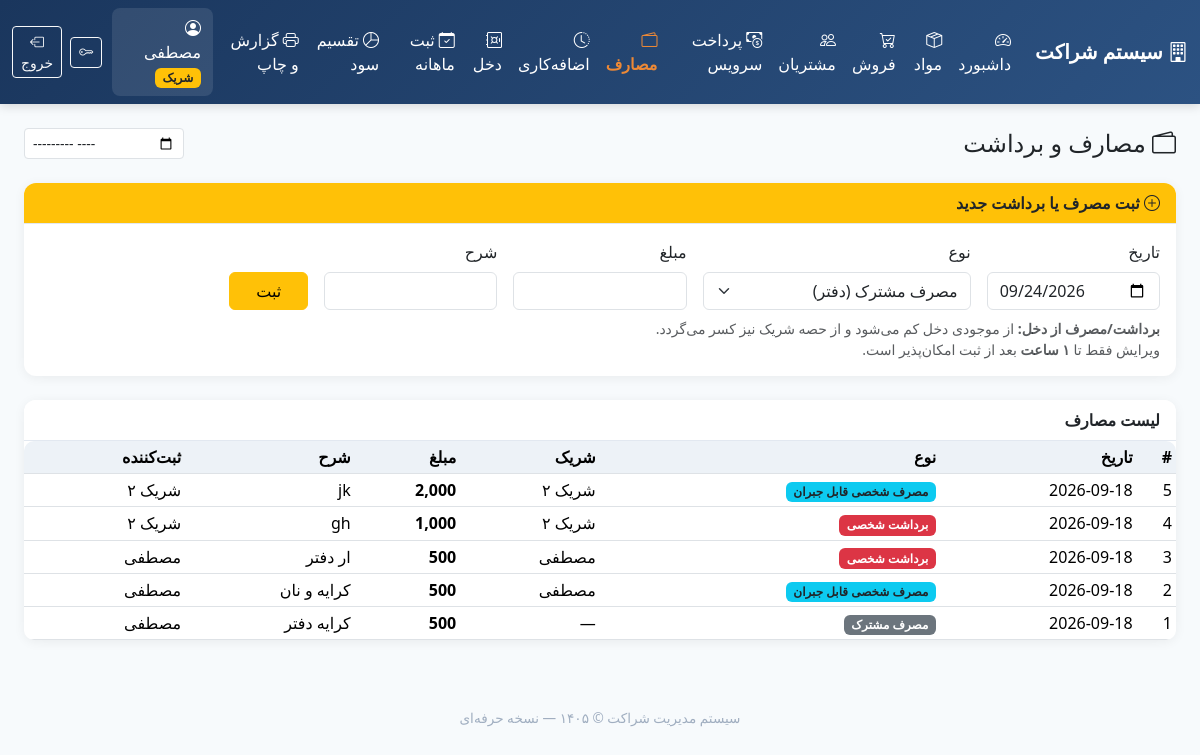
Screenshot of /expenses (signed in) with the database file from the repository.
### tables this page shows
CREATE TABLE users (
            id INTEGER PRIMARY KEY AUTOINCREMENT,
            username TEXT UNIQUE NOT NULL,
            password_hash TEXT NOT NULL,
            full_name TEXT NOT NULL,
            role TEXT NOT NULL CHECK(role IN ('admin', 'partner')),
            partner_code TEXT,
            photo TEXT,
            is_active INTEGER DEFAULT 1,
            created_at TEXT DEFAULT CURRENT_TIMESTAMP
        );

CREATE TABLE expenses (
            id INTEGER PRIMARY KEY AUTOINCREMENT,
            expense_date TEXT NOT NULL,
            month TEXT NOT NULL,
            partner_id INTEGER,
            expense_type TEXT NOT NULL CHECK(expense_type IN ('مصرف مشترک', 'برداشت شخصی', 'مصرف شخصی قابل جبران')),
            amount REAL NOT NULL,
            description TEXT,
            approved INTEGER DEFAULT 1,
            created_by INTEGER,
            created_at TEXT DEFAULT CURRENT_TIMESTAMP,
            FOREIGN KEY (partner_id) REFERENCES users(id),
            FOREIGN KEY (created_by) REFERENCES users(id)
        );

### app.py (the view)
@app.route("/expenses")
@login_required
def expenses():
    month = request.args.get("month", "")
    conn = get_db()
    query = """
        SELECT e.*, u.full_name as partner_name, creator.full_name as created_by_name
        FROM expenses e
        LEFT JOIN users u ON e.partner_id = u.id
        LEFT JOIN users creator ON e.created_by = creator.id
    """
    params = []
    if month:
        query += " WHERE e.month = ?"
        params.append(month)
    query += " ORDER BY e.expense_date DESC, e.id DESC"
    expenses_list = conn.execute(query, params).fetchall()
    partners = conn.execute("SELECT id, full_name FROM users WHERE role='partner' AND is_active=1").fetchall()
    conn.close()
    now = datetime.now()
    editable_map = {}
    for e in expenses_list:
        try:
            created = datetime.strptime(str(e["created_at"])[:19], "%Y-%m-%d %H:%M:%S")
            editable_map[e["id"]] = (now - created).total_seconds() <= 3600
        except Exception:
            editable_map[e["id"]] = False
    return render_template("expenses.html", expenses=expenses_list, partners=partners, month=month, editable_map=editable_map)

### app.py (called while the page is built, shortened)
def get_db():
    conn = sqlite3.connect(DB_PATH)
    conn.row_factory = sqlite3.Row
    try:
        conn.execute("PRAGMA foreign_keys = ON")
    except Exception:
        pass
    return conn

@login_manager.user_loader
def load_user(user_id):
    conn = get_db()
    row = conn.execute("SELECT * FROM users WHERE id = ?", (user_id,)).fetchone()
    conn.close()
    if row and row["is_active"]:
        return User(row["id"], row["username"], row["full_name"], row["role"], row["partner_code"], row["is_active"])
    return None

    @property
    def is_active(self):
        return self._active

    @property
    def is_admin(self):
        return self.role == "admin"

### templates/expenses.html (shortened to what this page needs)
{% extends "base.html" %}
{% block content %}
<div class="d-flex flex-wrap justify-content-between align-items-center mb-4 gap-2">
    <h4 class="mb-0"><i class="bi bi-wallet2"></i> مصارف و برداشت</h4>
    <form class="d-flex align-items-center gap-2" method="GET">
        <input type="month" name="month" value="{{ month }}" class="form-control form-control-sm" style="width:160px"
               onchange="this.form.submit()">
    </form>
</div>
<div class="card mb-4">
    <div class="card-header bg-warning">
        <i class="bi bi-plus-circle"></i> ثبت مصرف یا برداشت جدید
    </div>
    <div class="card-body">
        <form method="POST" action="{{ url_for('expense_add') }}" class="row g-3">
            <div class="col-md-2">
                <label class="form-label">تاریخ</label>
                <input type="date" name="expense_date" class="form-control" required id="exp_date">
            </div>
            <div class="col-md-3">
                <label class="form-label">نوع</label>
                <select name="expense_type" class="form-select" required id="exp_type" onchange="togglePartner()">
                    <option value="مصرف مشترک">مصرف مشترک (دفتر)</option>
                </select>
            </div>
            <div class="col-md-2">
                <label class="form-label">مبلغ</label>
                <input type="number" step="any" name="amount" class="form-control" required min="1">
            </div>
            <div class="col-md-2">
                <label class="form-label">شرح</label>
                <input type="text" name="description" class="form-control" required>
            </div>
            <div class="col-md-1 d-flex align-items-end">
                <button type="submit" class="btn btn-warning w-100">ثبت</button>
            </div>
        </form>
        <div class="form-text mt-2">
            <strong>برداشت/مصرف از دخل:</strong> از موجودی دخل کم می‌شود و از حصه شریک نیز کسر می‌گردد.
            <br>ویرایش فقط تا <strong>۱ ساعت</strong> بعد از ثبت امکان‌پذیر است.
        </div>
    </div>
</div>
<div class="card">
    <div class="card-header">لیست مصارف {% if month %}(ماه {{ month }}){% endif %}</div>
    <div class="card-body p-0">
        <div class="table-responsive">
            <table class="table table-hover table-sm mb-0">
                <thead>
                    <tr>
                        <th>#</th>
                        <th>تاریخ</th>
                        <th>نوع</th>
                        <th>شریک</th>
                        <th>مبلغ</th>
                        <th>شرح</th>
                        <th>ثبت‌کننده</th>
                        <th></th>
                    </tr>
                </thead>
                <tbody>
                    {% for e in expenses %}
                    <tr>
                        <td>{{ e.id }}</td>
                        <td>{{ e.expense_date }}</td>
                        <td>
                            {% if e.expense_type == 'مصرف مشترک' %}
                                <span class="badge bg-secondary">{{ e.expense_type }}</span>
                            {% elif e.expense_type in ['برداشت شخصی', 'برداشت از دخل'] %}
                                <span class="badge bg-danger">{{ e.expense_type }}</span>
                            {% elif e.expense_type == 'مصرف از دخل' %}
                                <span class="badge bg-warning text-dark">{{ e.expense_type }}</span>
                            {% else %}
                                <span class="badge bg-info text-dark">{{ e.expense_type }}</span>
                            {% endif %}
                        </td>
                        <td>{{ e.partner_name or '—' }}</td>
                        <td class="fw-bold">{{ "{:,.0f}".format(e.amount) }}</td>
                        <td>{{ e.description }}</td>
                        <td>{{ e.created_by_name or '—' }}</td>
                        <td>
                        </td>
                    </tr>
                    {% else %}
                    <tr><td colspan="8" class="text-center text-muted py-4">موردی یافت نشد</td></tr>
                    {% endfor %}
                </tbody>
            </table>
        </div>
    </div>
</div>
{% endblock %}

### templates/base.html (shortened to what this page needs)
<!DOCTYPE html>
<html lang="fa" dir="rtl">
<head>
    <link href="https://cdn.jsdelivr.net/npm/bootstrap@5.3.3/dist/css/bootstrap.rtl.min.css" rel="stylesheet">
    <link href="https://cdn.jsdelivr.net/npm/bootstrap-icons@1.11.3/font/bootstrap-icons.min.css" rel="stylesheet">
</head>
<body>
    {% if current_user.is_authenticated %}
    <nav class="navbar navbar-expand-lg navbar-dark sticky-top">
        <div class="container-fluid">
            <a class="navbar-brand fw-bold" href="{{ url_for('dashboard') }}">
                <i class="bi bi-building"></i> سیستم شراکت
            </a>
            <div class="collapse navbar-collapse" id="nav">
                <ul class="navbar-nav me-auto mb-2 mb-lg-0">
                    <li class="nav-item">
                        <a class="nav-link {% if request.endpoint == 'dashboard' %}active{% endif %}" href="{{ url_for('dashboard') }}">
                            <i class="bi bi-speedometer2"></i> داشبورد
                        </a>
                    </li>
                    <li class="nav-item">
                        <a class="nav-link {% if request.endpoint == 'products' %}active{% endif %}" href="{{ url_for('products') }}">
                            <i class="bi bi-box-seam"></i> مواد
                        </a>
                    </li>
                    <li class="nav-item">
                        <a class="nav-link {% if request.endpoint == 'sales' %}active{% endif %}" href="{{ url_for('sales') }}">
                            <i class="bi bi-cart-check"></i> فروش
                        </a>
                    </li>
                    <li class="nav-item">
                        <a class="nav-link {% if request.endpoint == 'customers' %}active{% endif %}" href="{{ url_for('customers') }}">
                            <i class="bi bi-people"></i> مشتریان
                        </a>
                    </li>
                    <li class="nav-item">
                        <a class="nav-link {% if request.endpoint == 'payments' %}active{% endif %}" href="{{ url_for('payments') }}">
                            <i class="bi bi-cash-coin"></i> پرداخت سرویس
                        </a>
                    </li>
                    <li class="nav-item">
                        <a class="nav-link {% if request.endpoint == 'expenses' %}active{% endif %}" href="{{ url_for('expenses') }}">
                            <i class="bi bi-wallet2"></i> مصارف
                        </a>
                    </li>
                    <li class="nav-item">
                        <a class="nav-link {% if request.endpoint == 'overtime' %}active{% endif %}" href="{{ url_for('overtime') }}">
                            <i class="bi bi-clock-history"></i> اضافه‌کاری
                        </a>
                    </li>
                    <li class="nav-item">
                        <a class="nav-link {% if request.endpoint == 'cash' %}active{% endif %}" href="{{ url_for('cash') }}">
                            <i class="bi bi-safe"></i> دخل
                        </a>
                    </li>
                    <li class="nav-item">
                        <a class="nav-link {% if request.endpoint == 'monthly' %}active{% endif %}" href="{{ url_for('monthly') }}">
                            <i class="bi bi-calendar-check"></i> ثبت ماهانه
                        </a>
                    </li>
                    <li class="nav-item">
                        <a class="nav-link {% if request.endpoint == 'profit' %}active{% endif %}" href="{{ url_for('profit') }}">
                            <i class="bi bi-pie-chart"></i> تقسیم سود
                        </a>
                    </li>
                    <li class="nav-item">
                        <a class="nav-link {% if request.endpoint == 'reports' %}active{% endif %}" href="{{ url_for('reports') }}">
                            <i class="bi bi-printer"></i> گزارش و چاپ
                        </a>
                    </li>
                </ul>
                <div class="d-flex align-items-center text-white">
                    <div class="sidebar-user">
                        <i class="bi bi-person-circle"></i>
                        {{ current_user.full_name }}
                        <span class="badge bg-warning text-dark badge-role">{{ 'ادمین' if current_user.is_admin else 'شریک' }}</span>
                    </div>
                    <a href="{{ url_for('change_password') }}" class="btn btn-sm btn-outline-light me-2" title="تغییر رمز">
                        <i class="bi bi-key"></i>
                    </a>
                    <a href="{{ url_for('logout') }}" class="btn btn-sm btn-outline-light">
                        <i class="bi bi-box-arrow-left"></i> خروج
                    </a>
                </div>
            </div>
        </div>
    </nav>
    {% endif %}
    <main class="container-fluid py-4 px-3 px-md-4">
        {% block content %}{% endblock %}
    </main>
    <footer>
        سیستم مدیریت شراکت &copy; ۱۴۰۵ — نسخه حرفه‌ای
    </footer>
</body>
</html>

### templates/base.html (style rules this page uses)
:root { --primary: #1a365d; --primary-light: #2c5282; --accent: #ed8936; --success: #38a169; --bg: #f7fafc; }
body { font-family: 'Tahoma', 'Segoe UI', Tahoma, sans-serif; background: var(--bg); min-height: 100vh; }
.navbar { background: linear-gradient(135deg, var(--primary), var(--primary-light)) !important; box-shadow: 0 2px 10px rgba(0,0,0,0.15); }
.navbar-brand, .nav-link { color: #fff !important; }
.nav-link.active { color: var(--accent) !important; font-weight: bold; }
.card { border: none; border-radius: 12px; box-shadow: 0 2px 12px rgba(0,0,0,0.06); margin-bottom: 1.25rem; }
.card-header { background: #fff; border-bottom: 1px solid #e2e8f0; font-weight: 600; border-radius: 12px 12px 0 0 !important; }
.table th { background: #edf2f7; font-weight: 600; white-space: nowrap; }
.badge-role { font-size: 0.75rem; }
.sidebar-user { background: rgba(255,255,255,0.1); border-radius: 8px; padding: 8px 12px; margin-left: 10px; }
footer { text-align: center; padding: 1.5rem; color: #a0aec0; font-size: 0.85rem; }
.table-responsive { border-radius: 10px; }

### rows the page displays
users: full_name "مصطفی"
expenses: id "5", expense_date "2026-09-18", expense_type "مصرف شخصی قابل جبران", full_name "شریک ۲", amount "2,000", description "jk"
expenses: id "4", expense_date "2026-09-18", expense_type "برداشت شخصی", full_name "شریک ۲", amount "1,000", description "gh"
expenses: id "3", expense_date "2026-09-18", expense_type "برداشت شخصی", full_name "مصطفی", amount "500", description "ار دفتر"
expenses: id "2", expense_date "2026-09-18", expense_type "مصرف شخصی قابل جبران", full_name "مصطفی", amount "500", description "کرایه و نان"
expenses: id "1", expense_date "2026-09-18", expense_type "مصرف مشترک", partner_name "—", amount "500", description "کرایه دفتر", full_name "مصطفی"

### other values shown
{{ 'ادمین' if current_user.is_admin else 'شریک' }} "شریک"
